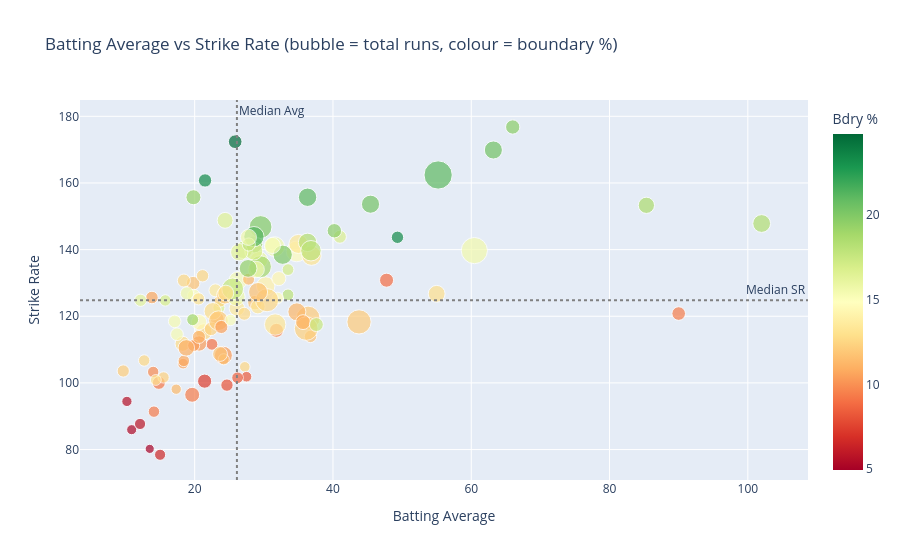

The notebook cell saved with this chart:
### Code cell
# ── Strike Rate vs Average scatter ───────────────────────────────────────────
plot_df = profiles[profiles['balls_faced'] >= 100].copy()

fig = px.scatter(
    plot_df, x='average', y='strike_rate',
    size='total_runs', color='boundary_pct',
    hover_name='Full Name',
    color_continuous_scale='RdYlGn',
    title='Batting Average vs Strike Rate (bubble = total runs, colour = boundary %)',
    labels={'average': 'Batting Average', 'strike_rate': 'Strike Rate', 'boundary_pct': 'Bdry %'}
)
# Quadrant lines
avg_sr  = plot_df['strike_rate'].median()
avg_avg = plot_df['average'].median()
fig.add_hline(y=avg_sr,  line_dash='dot', line_color='gray', annotation_text='Median SR')
fig.add_vline(x=avg_avg, line_dash='dot', line_color='gray', annotation_text='Median Avg')
fig.show()

### Figure 1 — Plotly figure (JSON) as saved in the notebook; plotly's stock layout.template omitted (floating-point values rounded to 4 significant figures)
{"data": [{"hovertemplate": "<b>%{hovertext}</b><br><br>Batting Average=%{x}<br>Strike Rate=%{y}<br>total_runs=%{marker.size}<br>Bdry %=%{marker.color}<extra></extra>", "hovertext": ["Aaron Finch", "Afif Hossain", "Ahmed Shehzad", "Aiden Markram", "Alex Hales", "Andre Russell", "Andy Balbirnie", "Angelo Mathews", "Aqib Ilyas", "Asghar Afghan", "Ayaan Khan", "Babar Azam", "Bas de Leede", "Ben Stokes", "Bhanuka Rajapaksa", "Brandon King", "Calum MacLeod", "Charith Asalanka", "Chris Gayle", "Chris Greaves", "Colin Ackermann", "Colin Munro", "Corey Anderson", "Craig Ervine", "Craig Williams", "Curtis Campher", "Daryl Mitchell", "Dasun Shanaka", "David Miller", "David Warner", "David Wiese", "Dawid Malan", "Devon Conway", "Dhananjaya de Silva", "Eoin Morgan", "Evin Lewis", "Fakhar Zaman", "Gareth Delany", "George Dockrell", "George Munsey", "Gerhard Erasmus", "Glenn Maxwell", "Glenn Phillips", "Gulbadin Naib", "Hardik Pandya", "Harry Tector", "Heinrich Klaasen", "Ibrahim Zadran", "Iftikhar Ahmed", "JJ Smit", "Jan Frylinck", "Jason Roy", "Jatinder Singh", "Joe Root", "Johnson Charles", "Jos Buttler", "KL Rahul", "Kane Williamson", "Kiplin Doriga", "Kusal Mendis", "Kusal Perera", "Kyle Coetzer", "Litton Das", "Lorcan Tucker", "Mahmudullah", "Marcus Stoinis", "Marlon Samuels", "Martin Guptill", "Matthew Cross", "Max O'Dowd", "Michael Jones", "Michael Leask", "Michael van Lingen", "Mitchell Marsh", "Moeen Ali", "Mohammad Nabi", "Mohammad Naim", "Mohammad Rizwan", "Mohammad Shahzad", "Mushfiqur Rahim", "Najibullah Zadran", "Najmul Hossain Shanto", "Nicholas Pooran", "Noor Ali Zadran", "Pathum Nissanka", "Paul Stirling", "Quinton de Kock", "Rahmanullah Gurbaz", "Rassie van der Dussen", "Richie Berrington", "Rishabh Pant", "Rohit Sharma", "Sabbir Rahman", "Scott Edwards", "Sean Williams", "Sese Bau", "Shakib Al Hasan", "Shan Masood", "Shimron Hetmyer", "Shoaib Malik", "Sikandar Raza", "Soumya Sarkar", "Stephan Baard", "Stephan Myburgh", "Steven Smith", "Suryakumar Yadav", "Tamim Iqbal", "Temba Bavuma", "Tillakaratne Dilshan", "Tom Cooper", "Tristan Stubbs", "Usman Khawaja", "Vikramjit Singh", "Virat Kohli", "Wanindu Hasaranga", "Zane Green", "Zeeshan Maqsood"], "legendgroup": "", "marker": {"color": [13.95, 10.74, 12.5, 15.89, 19.31, 24.76, 12.61, 11.63, 16.52, 10.9, 8.33, 12.04, 6.54, 11.68, 17.37, 17.92, 5.26, 14.72, 23.36, 9.09, 10.34, 14.71, 10.58, 10.74, 9.35, 12.6, 13.36, 12.76, 12.9, 19.88, 13.11, 9.7, 11.24, 11.73, 12.28, 15.33, 13.49, 15.08, 12.5, 18.86, 10.34, 15.35, 15.61, 13.54, 16.46, 5.56, 11.5, 13.25, 13.04, 10.4, 7.29, 20.95, 16.67, 18.56, 14.58, 21.01, 18.26, 12.23, 11.32, 15.46, 16.83, 15.38, 10.92, 11.05, 12.81, 20.43, 17.5, 20.0, 9.38, 13.26, 19.57, 19.29, 12.61, 17.93, 15.25, 12.07, 12.59, 12.06, 19.38, 12.34, 16.89, 11.73, 15.67, 8.53, 12.53, 15.73, 21.22, 16.27, 9.4, 11.64, 14.29, 17.6, 17.8, 9.2, 12.95, 11.32, 12.03, 8.9, 17.0, 19.64, 15.52, 12.14, 8.05, 18.97, 10.49, 20.29, 18.36, 11.03, 15.09, 9.84, 4.95, 23.3, 12.3, 15.55, 16.24, 5.8, 13.16], "coloraxis": "coloraxis", "size": [333.0, 152.0, 109.0, 293.0, 286.0, 181.0, 256.0, 147.0, 141.0, 186.0, 110.0, 546.0, 120.0, 178.0, 298.0, 134.0, 98.0, 417.0, 172.0, 135.0, 227.0, 128.0, 110.0, 129.0, 127.0, 166.0, 350.0, 219.0, 275.0, 502.0, 369.0, 191.0, 313.0, 201.0, 142.0, 157.0, 161.0, 159.0, 148.0, 472.0, 314.0, 315.0, 379.0, 235.0, 244.0, 102.0, 121.0, 204.0, 144.0, 139.0, 193.0, 327.0, 164.0, 256.0, 227.0, 773.0, 327.0, 542.0, 139.0, 260.0, 126.0, 154.0, 263.0, 214.0, 294.0, 316.0, 188.0, 360.0, 216.0, 443.0, 201.0, 218.0, 127.0, 405.0, 250.0, 293.0, 163.0, 569.0, 305.0, 179.0, 314.0, 213.0, 170.0, 131.0, 518.0, 312.0, 400.0, 291.0, 180.0, 350.0, 193.0, 459.0, 167.0, 163.0, 245.0, 104.0, 375.0, 191.0, 134.0, 198.0, 250.0, 145.0, 148.0, 138.0, 167.0, 318.0, 306.0, 165.0, 126.0, 126.0, 81.0, 148.0, 124.0, 665.0, 146.0, 121.0, 115.0], "sizemode": "area", "sizeref": 1.933, "symbol": "circle"}, "mode": "markers", "name": "", "orientation": "v", "showlegend": false, "type": "scatter", "x": [30.27, 13.82, 27.25, 29.3, 28.6, 25.86, 21.33, 36.75, 23.5, 23.25, 27.5, 36.4, 15.0, 19.78, 27.09, 33.5, 10.89, 34.75, 21.5, 22.5, 20.64, 32.0, 18.33, 18.43, 14.11, 18.44, 35.0, 18.25, 55.0, 29.53, 36.9, 31.83, 34.78, 28.71, 23.67, 17.44, 23.0, 19.88, 21.14, 29.5, 24.15, 26.25, 31.58, 26.11, 24.4, 10.2, 24.2, 29.14, 20.57, 19.86, 21.44, 36.33, 41.0, 85.33, 20.64, 55.21, 36.33, 36.13, 27.8, 28.89, 15.75, 17.11, 18.79, 35.67, 22.62, 63.2, 37.6, 32.73, 19.64, 31.64, 40.2, 19.82, 12.7, 36.82, 31.25, 24.42, 27.17, 43.77, 27.73, 22.38, 28.55, 23.67, 18.89, 26.2, 30.47, 26.0, 28.57, 26.45, 90.0, 29.17, 32.17, 25.5, 27.83, 14.82, 24.5, 17.33, 23.44, 47.75, 33.5, 66.0, 27.78, 9.67, 24.67, 19.71, 23.86, 45.43, 102.0, 20.62, 25.2, 14.0, 13.5, 49.33, 15.5, 60.45, 12.17, 12.1, 14.38], "xaxis": "x", "y": [129.1, 125.6, 104.8, 136.9, 141.6, 172.4, 115.3, 114.0, 122.6, 119.2, 101.8, 119.5, 78.43, 129.9, 139.9, 126.4, 85.96, 139.5, 160.8, 111.6, 111.8, 125.5, 105.8, 106.6, 91.37, 130.7, 141.7, 111.7, 126.7, 146.8, 138.2, 115.8, 121.3, 124.1, 124.6, 114.6, 127.8, 126.2, 132.1, 134.9, 108.3, 130.7, 140.9, 122.4, 148.8, 94.44, 107.1, 122.9, 125.2, 111.2, 100.5, 155.7, 143.9, 153.3, 118.2, 162.4, 142.2, 116.3, 131.1, 134.0, 124.8, 118.5, 110.5, 118.2, 121.5, 169.9, 117.5, 138.5, 96.43, 117.5, 145.7, 155.7, 106.7, 139.7, 141.2, 126.3, 120.7, 118.3, 134.4, 116.2, 139.6, 108.7, 126.9, 101.5, 124.8, 125.8, 143.9, 139.2, 120.8, 127.3, 131.3, 128.2, 141.5, 100.0, 126.9, 98.11, 118.7, 130.8, 134.0, 176.8, 143.7, 103.6, 99.33, 119.0, 116.8, 153.6, 147.8, 113.8, 118.9, 103.3, 80.2, 143.7, 101.6, 139.7, 124.8, 87.68, 100.9], "yaxis": "y"}], "layout": {"annotations": [{"showarrow": false, "text": "Median SR", "x": 1, "xanchor": "right", "xref": "x domain", "y": 124.8, "yanchor": "bottom", "yref": "y"}, {"showarrow": false, "text": "Median Avg", "x": 26.11, "xanchor": "left", "xref": "x", "y": 1, "yanchor": "top", "yref": "y domain"}], "coloraxis": {"colorbar": {"title": {"text": "Bdry %"}}, "colorscale": [[0, "rgb(165,0,38)"], [0.1, "rgb(215,48,39)"], [0.2, "rgb(244,109,67)"], [0.3, "rgb(253,174,97)"], [0.4, "rgb(254,224,139)"], [0.5, "rgb(255,255,191)"], [0.6, "rgb(217,239,139)"], [0.7, "rgb(166,217,106)"], [0.8, "rgb(102,189,99)"], [0.9, "rgb(26,152,80)"], [1, "rgb(0,104,55)"]]}, "legend": {"itemsizing": "constant", "tracegroupgap": 0}, "shapes": [{"line": {"color": "gray", "dash": "dot"}, "type": "line", "x0": 0, "x1": 1, "xref": "x domain", "y0": 124.8, "y1": 124.8, "yref": "y"}, {"line": {"color": "gray", "dash": "dot"}, "type": "line", "x0": 26.11, "x1": 26.11, "xref": "x", "y0": 0, "y1": 1, "yref": "y domain"}], "title": {"text": "Batting Average vs Strike Rate (bubble = total runs, colour = boundary %)"}, "xaxis": {"anchor": "y", "domain": [0, 1], "title": {"text": "Batting Average"}}, "yaxis": {"anchor": "x", "domain": [0, 1], "title": {"text": "Strike Rate"}}}}
